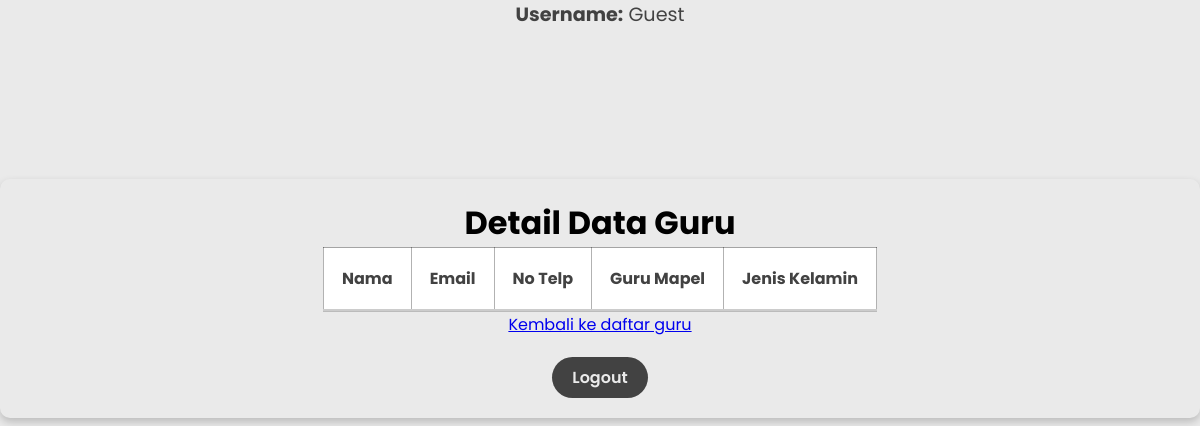
Before: /DetailGuru.php with the older database file.
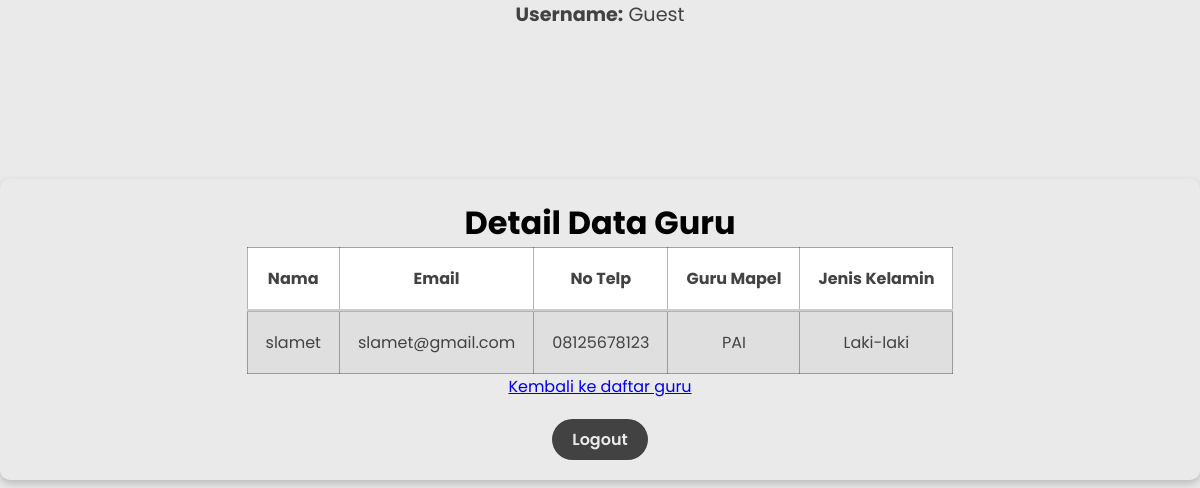
After: the same page with the newer database file.
### tables this page shows
CREATE TABLE `guru` (
  `id` int(11) NOT NULL AUTO_INCREMENT,
  `nama` varchar(255) NOT NULL,
  `email` varchar(255) NOT NULL,
  `no_telp` varchar(20) NOT NULL,
  `guru_mapel` int(100) NOT NULL,
  `jenis_kelamin` enum('Laki-laki','Perempuan') DEFAULT NULL,
  PRIMARY KEY (`id`),
  KEY `fk_guru_mapel` (`guru_mapel`),
  CONSTRAINT `fk_guru_mapel` FOREIGN KEY (`guru_mapel`) REFERENCES `mapel` (`id`) ON DELETE CASCADE ON UPDATE CASCADE
);

CREATE TABLE `mapel` (
  `id` int(11) NOT NULL AUTO_INCREMENT,
  `kode` varchar(255) NOT NULL,
  `nama` varchar(255) NOT NULL,
  PRIMARY KEY (`id`)
);

### functions.php (called while the page is built, shortened)
<?php
$host_db    = "localhost";
$user_db    = "root";
$pass_db    = "";
$nama_db    = "sekolah";
$conn    = mysqli_connect($host_db, $user_db, $pass_db, $nama_db);
function query($query) {
  global $conn;
  $result = mysqli_query($conn, $query);
  $rows = [];
  while ( $row = mysqli_fetch_assoc($result) ) {
    $rows[] = $row;
  }
  return $rows;
}
?>

### DetailGuru.php (the view, shortened to what this page needs)
<?php
require "functions.php";
$gurus = query("SELECT guru.id, guru.nama, guru.email, guru.no_telp, guru.jenis_kelamin, mapel.nama AS nama_mapel
               FROM guru
               JOIN mapel ON guru.guru_mapel = mapel.id");
if (!isset($_SESSION['session_username'])) {
    $username = "Guest";
} else {
    $username = htmlspecialchars($_SESSION['session_username']);
}
?>
<!DOCTYPE html>
<html lang="en">
<head>
  <link rel="stylesheet" href="css-file/anggota.css">
</head>
<body>
  <div class="user-info">
    <p><strong>Username:</strong> <?php echo $username; ?></p>
  </div>
  <div class="container">
    <h1>Detail Data Guru</h1>
    <table border="1" cellpadding="10" cellspacing="0">
      <tr>
        <th>Nama</th>
        <th>Email</th>
        <th>No Telp</th>
        <th>Guru Mapel</th>
        <th>Jenis Kelamin</th>
      </tr>
      <?php foreach( $gurus as $guru ) : ?>
      <tr>
        <td><?= $guru["nama"]; ?></td>
        <td><?= $guru["email"]; ?></td>
        <td><?= $guru["no_telp"]; ?></td>
        <td><?= $guru["nama_mapel"]; ?></td>
        <td><?= $guru["jenis_kelamin"]; ?></td>
      </tr>
      <?php endforeach; ?>
    </table>
    <a href="guru.php">Kembali ke daftar guru</a>
    <div class="logout-link">
      <form action="<?= $_SERVER['PHP_SELF']; ?>" method="post">
        <input type="submit" name="logout" class="btn" value="Logout">
      </form>
    </div>
  </div>
</body>
</html>

Changed rows visible on the page:
now on this page (row edited): guru: nama "slamet", email "slamet@gmail.com", no_telp "08125678123", guru_mapel.nama "PAI", jenis_kelamin "Laki-laki"
